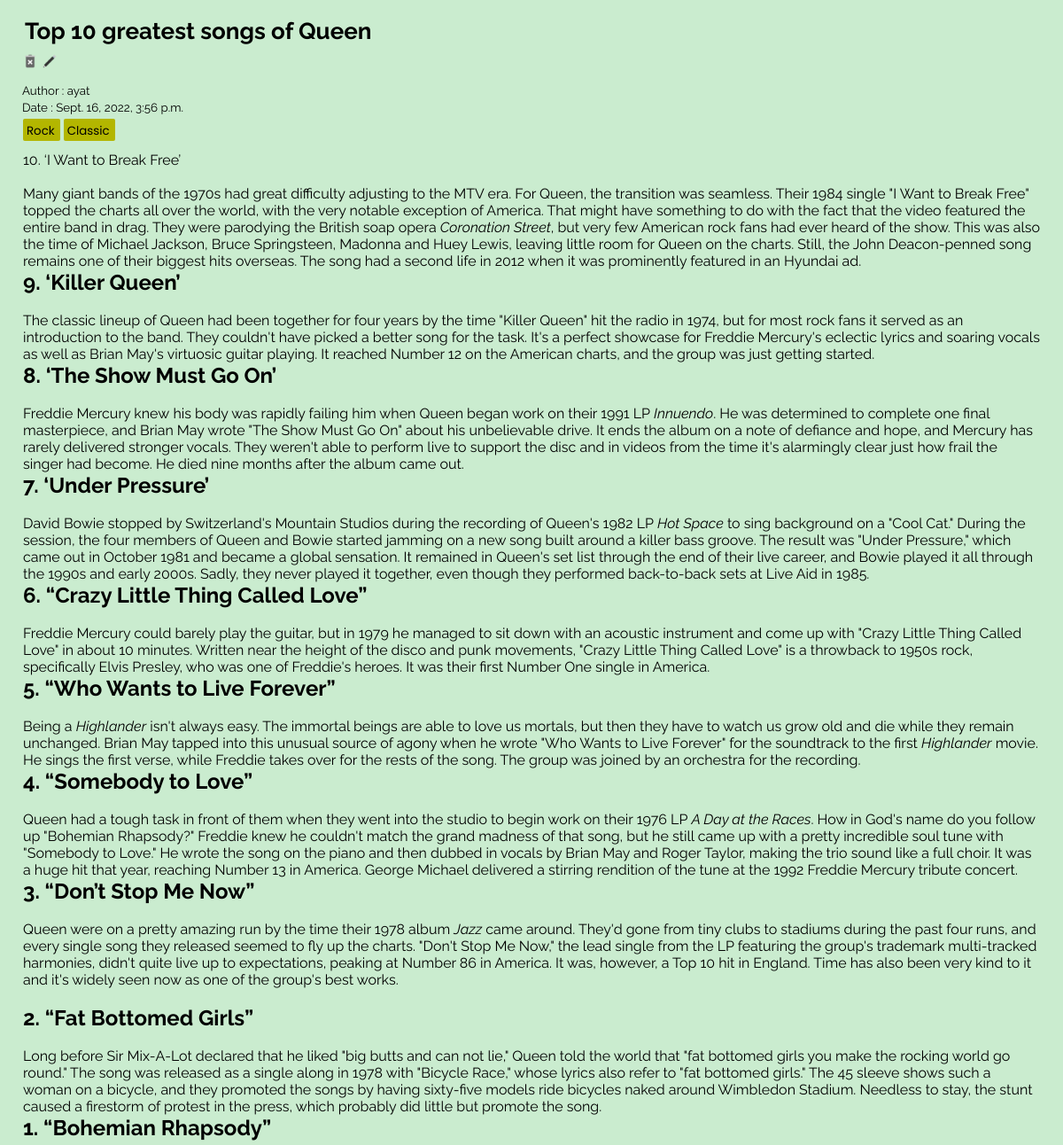
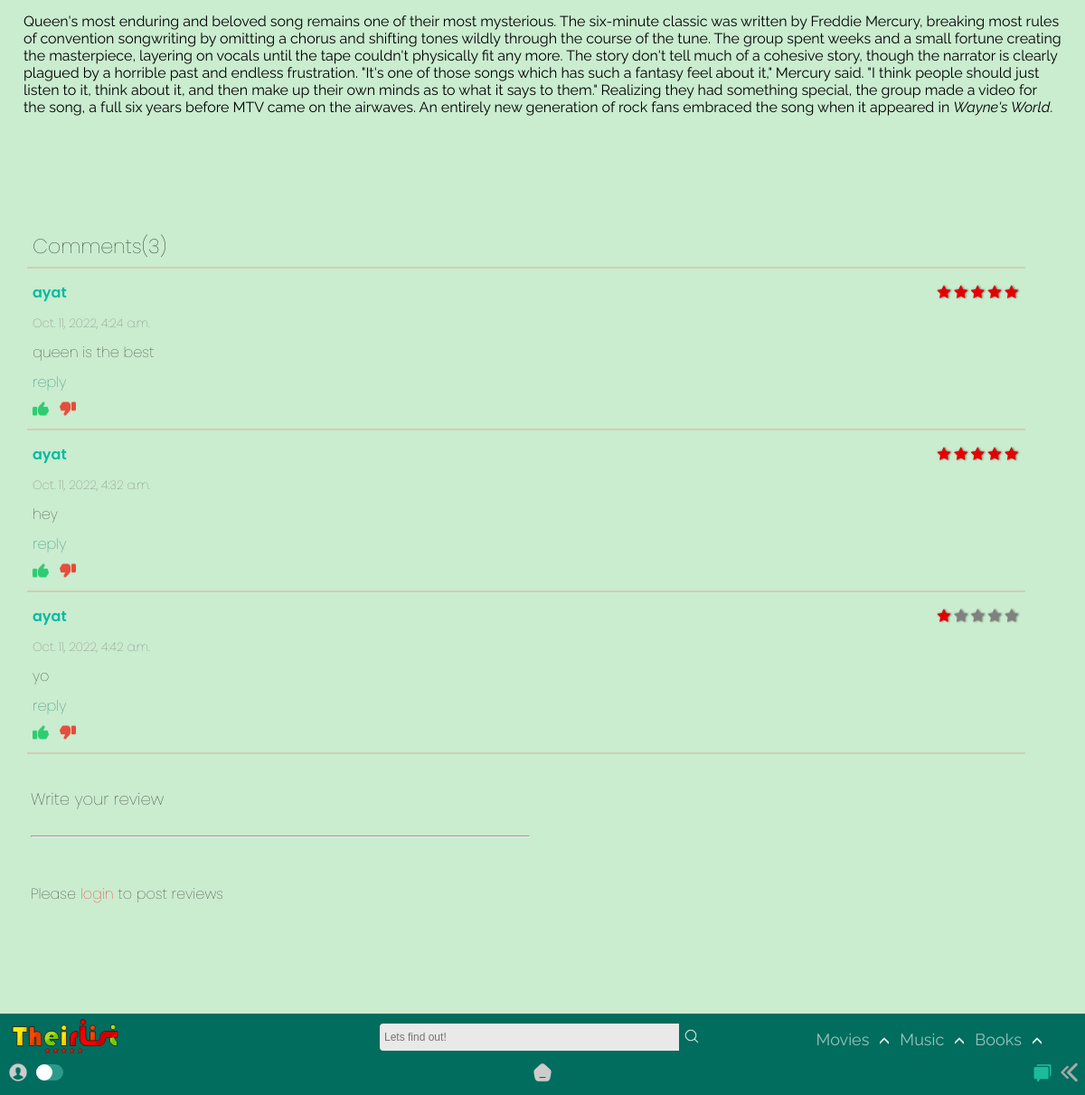
Page /home/musiclist/top-10-greatest-songs-of-queen2022-09-16-1556473092450000/ on the committed database (2 pictures, top to bottom).
### app/models.py (models this page shows, shortened)
class MusicList(models.Model):
    title = models.CharField(max_length=65)
    genre = models.ManyToManyField('MusicGenre')
    creator = models.ForeignKey(User,on_delete=models.SET_NULL,blank=True, null=True)
    posted = models.DateTimeField(auto_now_add=True)
    content = RichTextField(null=True,default=' ')
    type = models.CharField(max_length=10,default="Music")
    slug = models.SlugField(max_length= 300,null=True, blank = True, unique=True)

class MusicGenre(models.Model):
    name = models.CharField(max_length=150)
    def __str__(self):
        return self.name

class MusicReview(models.Model):
    user = models.ForeignKey(User, models.CASCADE)
    MusicList = models.ForeignKey(MusicList, models.CASCADE)
    comment = models.TextField(max_length=250)
    type = models.TextField(max_length=10,default="music")
    rate = models.IntegerField(default=0)
    created_at = models.DateTimeField(auto_now_add=True)

### app/views.py (the view)
# urls.py: path('musiclist/<slug:slug>/', TheirDetailMusicView.as_view(),name='musiclist_detail'),
class TheirDetailMusicView(DetailView): #music
    model = MusicList
    def get_context_data(self, **kwargs):
        context = super().get_context_data(**kwargs)
        modell = MusicReview.objects.all()
        context["modam"] = modell
        return context

### templates/app/musiclist_detail.html (shortened to what this page needs)
{% extends "index.html" %} {% load static %} {% block content %}
<section class="list_detail" id="list-det-id">
  <h3>{{musiclist.title}}</h3>
  <div class="detail-up-del">
    {% if user.id == musiclist.creator.id %}
    <a href="{% url 'app:delete_music' musiclist.slug %}"
      ><img src="{% static 'app/images/delete.png' %}"
    /></a>
    <a href="{% url 'app:update_musiclist' musiclist.slug %}"
      ><img src="{% static 'app/images/edit.png' %}"
    /></a>
    {% else %}
    <img src="{% static 'app/images/delete-dis.png' %}" />
    <img src="{% static 'app/images/edit-dis.png' %}" />
    {% endif %}
  </div>
  <small>Author : {{musiclist.creator.username}}</small><br />
  <small>Date : {{musiclist.posted}}</small><br />
  <div class="genre_wrap">
    {% for tag in musiclist.genre.all %}
    <div class="Genre">
      <a href="{% url 'app:music' query=tag %}">
        <small>{{ tag }}</small>
      </a>
    </div>
    {% empty %} No tags! {% endfor %}
  </div>
  <div class="blog_post_body">{{musiclist.content|safe}}</div>
  <div class="commentss" id="comments-id">
    <div class = "commentscarrier">
        {% include "app/musiclist_comment.html" %}
    </div>
    <div class = "postcommentscarrier">
        <div><h1>Write your review</h1></div>
        {% if user.is_authenticated %}
        <br>
        {% include 'app/create_musiccomment.html' %}
    {% else %}
    <div class="comment-kor-cont">
        <br>
        <hr>
        <br><br>
        <div class="login-to-comment">Please <a style="color : red;" href="{% url 'login' %}">login</a> to post reviews</div>
    </div>
    {% endif %}
    </div>
</div>
<div class="gap">
</div>
</section>
{% endblock content %}

### templates/app/musiclist_comment.html (shortened to what this page needs)
{% load static %}
  {% with total=object.musicreview_set.all.count %}
  <div class="commentscarrier">
    <div class="comment-contentsas comment-head">
    <p>Comments({{ total }})</p>
    </div>
    <hr />
      {% for i in modam %} {% if i.MusicList.id == musiclist.id %}
      <div class="comment-contentsas">
        <p class="commentor-name">
          {{i.user.username}}
          <span class="stars-comments">
             {% if i.rate == 1 %}
            <span class="fa fa-star checked"></span>
            <span class="fa fa-star"></span>
            <span class="fa fa-star"></span>
            <span class="fa fa-star"></span>
            <span class="fa fa-star"></span>
            {% endif %}  {% if i.rate == 5 %}
            <span class="fa fa-star checked"></span>
            <span class="fa fa-star checked"></span>
            <span class="fa fa-star checked"></span>
            <span class="fa fa-star checked"></span>
            <span class="fa fa-star checked"></span>
            {% endif %}
          </span>
        </p>
      </div>
      <div class="comment-contentsas">
        <p><small>{{i.created_at}}</small></p>
      </div>
      <div class="comment-contentsas"><p>{{i.comment}}</p></div>
      <div class="comment-contentsas"><p class="reply-com">reply</p></div>
      <div class="comment-contentsas">
        <p>
          <span class="like"><img src="{% static 'app/images/like.png' %}" /></span
          ><span class="dislike"
            ><img src="{% static 'app/images/dislike.png' %}"
          /></span>
        </p>
      </div>
      <hr />
      {% endif%} {% endfor %}
  {% endwith %}
</div>

### static/app/css/desk.css (style rules this page uses)
:root { --rd: #D10000; --white: rgb(233, 233, 233); --rd2: #9DAAF2; --dark: #1d1d1d; --teal: rgb(0, 109, 94); }
* { -webkit-tap-highlight-color: transparent; margin: 0; padding: 0; box-sizing: border-box; }
body { -webkit-tap-highlight-color: transparent; background-color: #CAECCF; text-decoration: none; height: 100vh; display: flex; flex-direction: column; font-family: 'Raleway', sans-serif; }
.list_detail { padding-top: 0px!important; position: absolute; width: 100%; bottom: 0; top: 0; }
.detail-up-del img { height: 18px!important; }
.list_detail { animation: 250ms ease-in-out 0s 1 slideIn; padding-top: 80px; color: black; position: absolute; width: 100%; bottom: 0; top: 0; }
.list_detail h3 { font-size: 26px; padding: 0px 28px; padding-top: 20px; font-weight: bold; }
.list_detail small { padding: 10px 25px; }
.genre_wrap { margin-left: 26px; }
.Genre small { padding: 0 0; margin-right: 2px; }
.blog_post_body { padding-top: 12px; padding-bottom: 100px; padding-left: 26px; padding-right: 26px; }
.commentss { font-family: 'Poppins'; display: flex; flex-direction: column; width: 100%; max-width: 100%; height: auto; color: rgb(26, 26, 26); font-weight: lighter; }
.commentscarrier { height: max-content; width: 92vw; margin: 10px; display: flex; flex-direction: column; margin-left: 12px; }
.postcommentscarrier { display: flex; flex-direction: column; flex-wrap: wrap; position: relative; height: max-content; margin: 10px; width: 48%; padding-left: 2vw; }
.commentscarrier hr { width: 100%; border: 1px solid #ff000021; margin: 6px; }
.comment-contentsas { position: relative; }
.comment-contentsas p { margin-left: 12px; margin-top: 8px; }
.comment-contentsas .checked { color: rgb(228, 0, 0); }
.stars-comments { position: absolute; right: 2px; }
.gap { width: 100%; height: 200px; }
.postcommentscarrier h1 { margin-bottom: 2px; font-weight: lighter; font-size: 18px; }
.comment-head { font-size: 22px; }
.comment-contentsas small { color:rgb(99, 99, 99); padding: 0 0; }
.comment-contentsas .like img, .comment-contentsas .dislike img { height: 18px; cursor: pointer; margin-right: 12px; }
.comment-contentsas .reply-com { color:rgb(0, 109, 94); cursor: pointer; }
.comment-contentsas .commentor-name { color:rgb(0, 187, 162); font-weight: 600; }
.fa { color: grey; filter: drop-shadow(1px 0px 1px rgba(0, 0, 0, 0.493)); }

### static/app/css/content_css.css (style rules this page uses)
section { position: relative; z-index: 0; }
.Genre { margin: 0px 0px; margin-top: 4px; padding: 0px 4px; border-radius: 2px; background-color: rgb(179, 182, 0); color: rgb(0, 0, 0); width: max-content; cursor: pointer; display: inline-block; font-family: 'Poppins', sans-serif; transition: all 350ms ease-in-out; }

### templates/app/musiclist_detail.html (style rules this page uses)
.detail-up-del { padding: 10px 25px; }
.detail-up-del img { height: 14px; }

### rows in the picture
MusicList: title "Top 10 greatest songs of Queen", creator.username "ayat", posted "Sept. 16, 2022, 3:56 p.m.", content "10. ‘I Want to Break Free’ Many giant bands of the 1970s had great difficulty adjusting to the MTV era. For Queen, the transition was seamless. Their 1984 single \"I Want to Break Free\" topped the charts all over the world, with the very notable exception of America. That might have something to do with the fact that the video featured the entire band in drag. They were parodying the British soap opera Coronation Street , but very few American rock fans had ever heard of the show. This was also the time of Michael Jackson, Bruce Springsteen, Madonna and Huey Lewis, leaving little room for Queen on the charts. Still, the John Deacon-penned song remains one of their biggest hits overseas. The…"
MusicGenre: name "Rock"
MusicGenre: name "Classic"
MusicReview: user.username "ayat", rate 5 (drawn), created_at "Oct. 11, 2022, 4:24 a.m.", comment "queen is the best"
MusicReview: user.username "ayat", rate 5 (drawn), created_at "Oct. 11, 2022, 4:32 a.m.", comment "hey"
MusicReview: user.username "ayat", rate 1 (drawn), created_at "Oct. 11, 2022, 4:42 a.m.", comment "yo"

### other values in the picture
{{ total }} "3"
